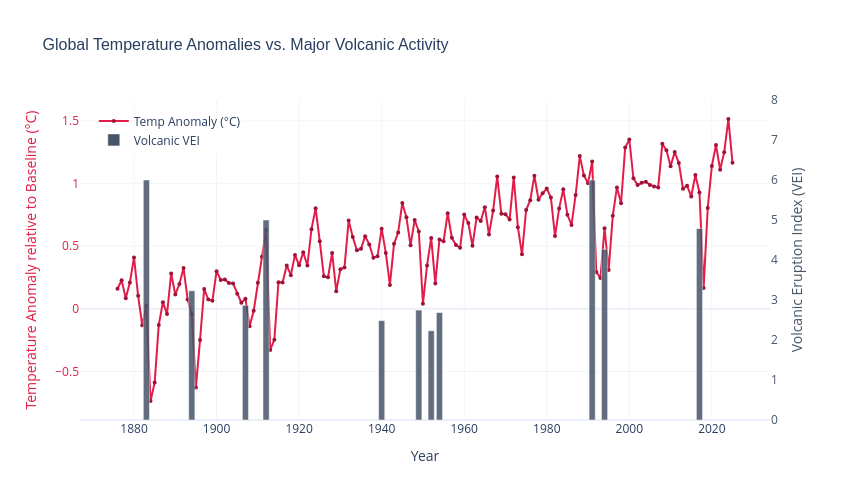

Notebook code cell kept with this figure:
### Markdown cell above
## Climate Timeline & Volcanic Correlation Plotly Chart

We build an interactive Plotly dashboard that aligns global temperature anomalies (line plot) on the primary Y-axis with Volcanic Eruption Indexes (VEI) represented as bar indicators on the secondary Y-axis.

### Code cell
fig = go.Figure()

# 1. Temperature Anomalies Line Chart
fig.add_trace(go.Scatter(
    x=df.index,
    y=df['Temp_Anomaly'],
    mode='lines+markers',
    name='Temp Anomaly (°C)',
    line=dict(color='#E11D48', width=2),
    marker=dict(size=4, color='#9F1239'),
    yaxis='y1'
))

# 2. Volcanic Eruption VEI Bar Indicators
# Masking non-zero values for cleaner bar visualization
volc_mask = df['Volcanic_VEI'] > 0
fig.add_trace(go.Bar(
    x=df.index[volc_mask],
    y=df.loc[volc_mask, 'Volcanic_VEI'],
    name='Volcanic VEI',
    marker=dict(color='#475569', opacity=0.85),
    width=1.5,
    yaxis='y2'
))

# Configure dual y-axes layout
fig.update_layout(
    title=dict(
        text='Global Temperature Anomalies vs. Major Volcanic Activity',
        font=dict(size=16, family='Arial')
    ),
    xaxis=dict(
        title=dict(text='Year'),
        gridcolor='#F1F5F9'
    ),
    yaxis=dict(
        title=dict(
            text='Temperature Anomaly relative to Baseline (°C)',
            font=dict(color='#E11D48')
        ),
        tickfont=dict(color='#E11D48'),
        gridcolor='#F1F5F9'
    ),
    yaxis2=dict(
        title=dict(
            text='Volcanic Eruption Index (VEI)',
            font=dict(color='#475569')
        ),
        tickfont=dict(color='#475569'),
        overlaying='y',
        side='right',
        range=[0, 8],
        showgrid=False
    ),
    template='plotly_white',
    legend=dict(
        x=0.02,
        y=0.98,
        bgcolor='rgba(255, 255, 255, 0.7)'
    ),
    width=850,
    height=500
)

fig.show()

### Figure 1 — Plotly figure (JSON) as saved in the notebook; plotly's stock layout.template omitted (floating-point values rounded to 4 significant figures; data arrays with more than 128 entries replaced by an {"elided": "..."} marker saying what was removed)
{"data": [{"line": {"color": "#E11D48", "width": 2}, "marker": {"color": "#9F1239", "size": 4}, "mode": "lines+markers", "name": "Temp Anomaly (°C)", "x": {"elided": "150 int values"}, "y": {"elided": "150 float values"}, "yaxis": "y", "type": "scatter"}, {"marker": {"color": "#475569", "opacity": 0.85}, "name": "Volcanic VEI", "width": 1.5, "x": [1883, 1894, 1907, 1912, 1940, 1949, 1952, 1954, 1991, 1994, 2017], "y": [6.0, 3.231, 2.869, 5.0, 2.484, 2.748, 2.231, 2.686, 6.0, 4.267, 4.789], "yaxis": "y2", "type": "bar"}], "layout": {"title": {"font": {"size": 16, "family": "Arial"}, "text": "Global Temperature Anomalies vs. Major Volcanic Activity"}, "xaxis": {"title": {"text": "Year"}, "gridcolor": "#F1F5F9"}, "yaxis": {"title": {"font": {"color": "#E11D48"}, "text": "Temperature Anomaly relative to Baseline (°C)"}, "tickfont": {"color": "#E11D48"}, "gridcolor": "#F1F5F9"}, "yaxis2": {"title": {"text": "Volcanic Eruption Index (VEI)", "font": {"color": "#475569"}}, "tickfont": {"color": "#475569"}, "overlaying": "y", "side": "right", "range": [0, 8], "showgrid": false}, "legend": {"x": 0.02, "y": 0.98, "bgcolor": "rgba(255, 255, 255, 0.7)"}, "width": 850, "height": 500}}
